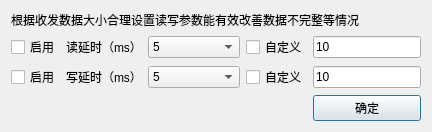
<?xml version="1.0" encoding="UTF-8"?>
<ui version="4.0">
 <class>RWParameter</class>
 <widget class="QDialog" name="RWParameter">
  <property name="geometry">
   <rect>
    <x>0</x>
    <y>0</y>
    <width>432</width>
    <height>126</height>
   </rect>
  </property>
  <property name="windowTitle">
   <string>收发参数设置</string>
  </property>
  <layout class="QGridLayout" name="gridLayout">
   <item row="2" column="0">
    <widget class="QCheckBox" name="checkBoxRead">
     <property name="text">
      <string>启用</string>
     </property>
    </widget>
   </item>
   <item row="0" column="0" colspan="5">
    <widget class="QLabel" name="label_3">
     <property name="text">
      <string>根据收发数据大小合理设置读写参数能有效改善数据不完整等情况</string>
     </property>
    </widget>
   </item>
   <item row="2" column="4">
    <widget class="QLineEdit" name="lineEditRead">
     <property name="sizePolicy">
      <sizepolicy hsizetype="Expanding" vsizetype="Fixed">
       <horstretch>0</horstretch>
       <verstretch>0</verstretch>
      </sizepolicy>
     </property>
     <property name="text">
      <string>10</string>
     </property>
     <property name="maxLength">
      <number>2</number>
     </property>
     <property name="placeholderText">
      <string>单位：毫秒</string>
     </property>
    </widget>
   </item>
   <item row="3" column="0">
    <widget class="QCheckBox" name="checkBoxWrite">
     <property name="text">
      <string>启用</string>
     </property>
    </widget>
   </item>
   <item row="3" column="3">
    <widget class="QCheckBox" name="checkBoxCustomWrite">
     <property name="text">
      <string>自定义</string>
     </property>
    </widget>
   </item>
   <item row="2" column="1">
    <widget class="QLabel" name="label">
     <property name="text">
      <string>读延时（ms）</string>
     </property>
    </widget>
   </item>
   <item row="2" column="2">
    <widget class="QComboBox" name="comboBoxRead">
     <property name="sizePolicy">
      <sizepolicy hsizetype="Expanding" vsizetype="Fixed">
       <horstretch>0</horstretch>
       <verstretch>0</verstretch>
      </sizepolicy>
     </property>
     <item>
      <property name="text">
       <string>5</string>
      </property>
     </item>
     <item>
      <property name="text">
       <string>10</string>
      </property>
     </item>
     <item>
      <property name="text">
       <string>20</string>
      </property>
     </item>
     <item>
      <property name="text">
       <string>30</string>
      </property>
     </item>
     <item>
      <property name="text">
       <string>40</string>
      </property>
     </item>
     <item>
      <property name="text">
       <string>50</string>
      </property>
     </item>
     <item>
      <property name="text">
       <string>60</string>
      </property>
     </item>
     <item>
      <property name="text">
       <string>70</string>
      </property>
     </item>
     <item>
      <property name="text">
       <string>80</string>
      </property>
     </item>
     <item>
      <property name="text">
       <string>90</string>
      </property>
     </item>
     <item>
      <property name="text">
       <string>100</string>
      </property>
     </item>
    </widget>
   </item>
   <item row="4" column="4">
    <widget class="QPushButton" name="pushButton">
     <property name="text">
      <string>确定</string>
     </property>
    </widget>
   </item>
   <item row="3" column="4">
    <widget class="QLineEdit" name="lineEditWrite">
     <property name="text">
      <string>10</string>
     </property>
     <property name="maxLength">
      <number>2</number>
     </property>
     <property name="placeholderText">
      <string>单位：毫秒</string>
     </property>
    </widget>
   </item>
   <item row="3" column="1">
    <widget class="QLabel" name="label_2">
     <property name="text">
      <string>写延时（ms）</string>
     </property>
    </widget>
   </item>
   <item row="2" column="3">
    <widget class="QCheckBox" name="checkBoxCustomRead">
     <property name="text">
      <string>自定义</string>
     </property>
    </widget>
   </item>
   <item row="3" column="2">
    <widget class="QComboBox" name="comboBoxWrite">
     <property name="sizePolicy">
      <sizepolicy hsizetype="Expanding" vsizetype="Fixed">
       <horstretch>0</horstretch>
       <verstretch>0</verstretch>
      </sizepolicy>
     </property>
     <item>
      <property name="text">
       <string>5</string>
      </property>
     </item>
     <item>
      <property name="text">
       <string>10</string>
      </property>
     </item>
     <item>
      <property name="text">
       <string>20</string>
      </property>
     </item>
     <item>
      <property name="text">
       <string>30</string>
      </property>
     </item>
     <item>
      <property name="text">
       <string>40</string>
      </property>
     </item>
     <item>
      <property name="text">
       <string>50</string>
      </property>
     </item>
     <item>
      <property name="text">
       <string>60</string>
      </property>
     </item>
     <item>
      <property name="text">
       <string>70</string>
      </property>
     </item>
     <item>
      <property name="text">
       <string>80</string>
      </property>
     </item>
     <item>
      <property name="text">
       <string>90</string>
      </property>
     </item>
     <item>
      <property name="text">
       <string>100</string>
      </property>
     </item>
    </widget>
   </item>
   <item row="1" column="2">
    <spacer name="verticalSpacer">
     <property name="orientation">
      <enum>Qt::Vertical</enum>
     </property>
     <property name="sizeHint" stdset="0">
      <size>
       <width>20</width>
       <height>40</height>
      </size>
     </property>
    </spacer>
   </item>
  </layout>
 </widget>
 <resources/>
 <connections>
  <connection>
   <sender>pushButton</sender>
   <signal>clicked()</signal>
   <receiver>RWParameter</receiver>
   <slot>close()</slot>
   <hints>
    <hint type="sourcelabel">
     <x>300</x>
     <y>91</y>
    </hint>
    <hint type="destinationlabel">
     <x>239</x>
     <y>91</y>
    </hint>
   </hints>
  </connection>
 </connections>
</ui>
